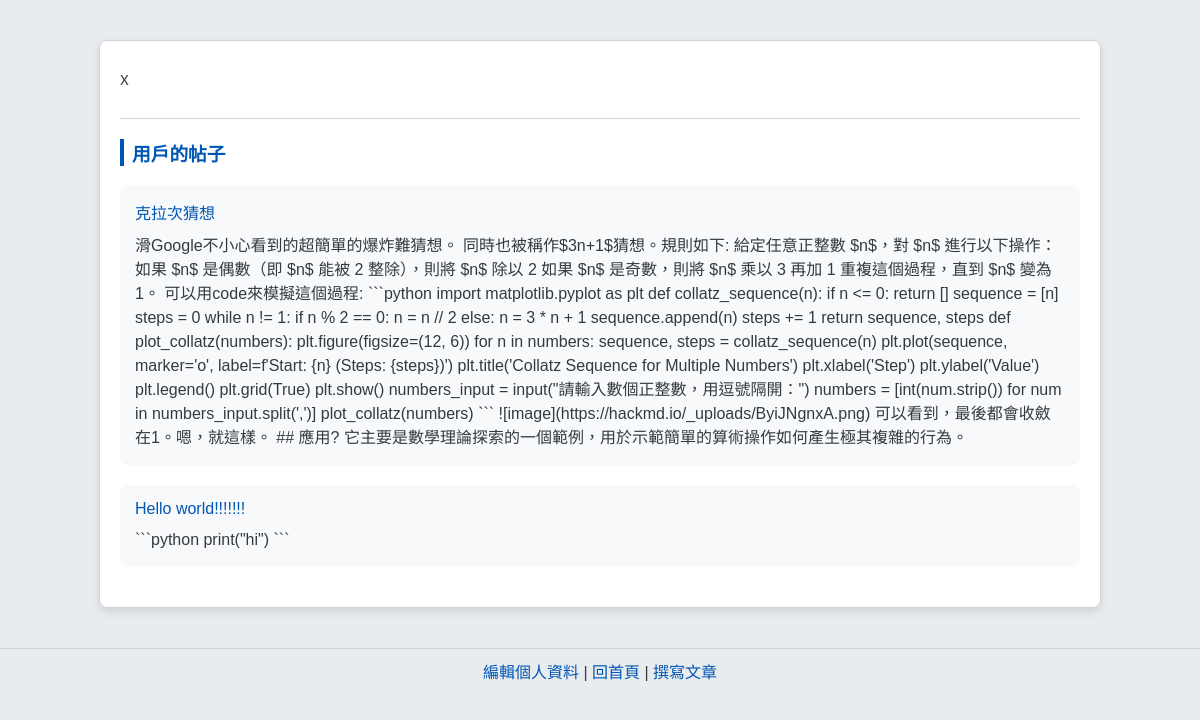
The app's page /profile/1 with its own data.
### tables this page shows
CREATE TABLE posts (
            id INTEGER PRIMARY KEY AUTOINCREMENT,
            user_id INTEGER,
            title TEXT,
            content TEXT,
            created_at DATETIME DEFAULT CURRENT_TIMESTAMP,
            FOREIGN KEY(user_id) REFERENCES users(id)
        );

### app.py (the view)
@app.route('/profile/<int:user_id>')
def profile(user_id):
    conn = get_db_connection()
    post_rows = conn.execute('''
    SELECT p.id, p.title, p.content, p.created_at, u.username
    FROM posts p
    JOIN users u ON p.user_id = u.id
    WHERE p.user_id = ?
    ORDER BY p.created_at DESC
    ''', (user_id,)).fetchall()
    conn.close()
    posts = [dict(post) for post in post_rows]
    db = get_db_connection()
    user_profile = db.execute('SELECT * FROM profiles WHERE user_id = ?', (user_id,)).fetchone()
    db.close()
    if user_profile and user_profile['bio']:
        profile_bio_html = markdown.markdown(user_profile['bio'], extensions=['codehilite', 'fenced_code', 'tables'])
    else:
        profile_bio_html = "No bio available."
    return render_template('profile.html', profile=user_profile, profile_bio_html=profile_bio_html, posts=posts)

### app.py (called while the page is built)
def get_db_connection():
    conn = sqlite3.connect(DATABASE)
    conn.row_factory = sqlite3.Row
    return conn

### logging_setup.py (called while the page is built)
def setup_logging(app):
    @app.before_request
    def log_request_info():
        executor.submit(log_message, f"IP: {request.remote_addr}, URL: {request.url}")

### rate_limiting.py (called while the page is built)
def rate_limit():
    ip = request.remote_addr
    now = time.time()
    if ip not in request_count:
        request_count[ip] = []
    request_count[ip] = [timestamp for timestamp in request_count[ip] if now - timestamp < TIME_WINDOW]
    if len(request_count[ip]) >= RATE_LIMIT:
        return jsonify({"message": "請求過於頻繁，請稍後再試。"}), 429
    request_count[ip].append(now)

### templates/profile.html (shortened to what this page needs)
<!DOCTYPE html>
<html lang="zh-tw">
<head>
</head>
<body>
    <div class="container">
        <div class="profile-header">
            <div class="profile-info">
                <p>{{ profile_bio_html | safe }}</p>
            </div>
        </div>
        <div class="posts">
            <h3>用戶的帖子</h3>
            {% for post in posts %}
            <div class="post-item">
                <h4 class="post-title">{{ post.title }}</h4>
                <p class="post-content">{{ post.content }}</p>
            </div>
            {% else %}
            <p>沒有帖子展示。</p>
            {% endfor %}
        </div>
    </div>
    <footer>
        <a href="{{ url_for('edit_profile', user_id=profile.user_id) }}">編輯個人資料</a> |
        <a href="/index">回首頁</a> |
        <a href="/upload">撰寫文章</a>
    </footer>
</body>
</html>

### templates/profile.html (style rules this page uses)
:root { --primary-color: #0056b3; --secondary-color: #495057; --background-color: #e9ecef; --text-color: #343a40; --container-bg-color: #ffffff; --border-color: #ced4da; --link-hover-color: #00376b; }
body { font-family: 'Noto Sans TC', sans-serif; margin: 0; padding: 0; background-color: var(--background-color); color: var(--text-color); }
.container { max-width: 960px; margin: 40px auto; padding: 20px; background-color: var(--container-bg-color); border: 1px solid var(--border-color); border-radius: 0.5rem; box-shadow: 0 4px 8px rgba(0, 0, 0, 0.1); transition: transform 0.3s ease-in-out; }
.profile-header { display: flex; align-items: center; justify-content: space-between; border-bottom: 1px solid var(--border-color); padding-bottom: 20px; margin-bottom: 20px; }
.profile-info p { margin: 8px 0; color: var(--secondary-color); font-size: 1.1rem; }
.posts h3 { margin-top: 0; color: var(--primary-color); border-left: 4px solid var(--primary-color); padding-left: 8px; }
.post-item { padding: 15px; margin-bottom: 20px; background-color: #f8f9fa; border-radius: 0.5rem; transition: background-color 0.3s ease-in-out; }
.post-title { margin: 0 0 10px; color: var(--primary-color); font-weight: 500; }
.post-content { margin: 0; font-size: 1rem; line-height: 1.5; }
footer { text-align: center; margin-top: 20px; padding: 10px; background-color: var(--background-color); border-top: 1px solid var(--border-color); }
footer a { color: var(--primary-color); text-decoration: none; transition: color 0.2s ease-in-out; }

### records on screen
posts: title "克拉次猜想", content "滑Google不小心看到的超簡單的爆炸難猜想。 同時也被稱作$3n+1$猜想。規則如下: 給定任意正整數 $n$，對 $n$ 進行以下操作： 如果 $n$ 是偶數（即 $n$ 能被 2 整除），則將 $n$ 除以 2 如果 $n$ 是奇數，則將 $n$ 乘以 3 再加 1 重複這個過程，直到 $n$ 變為 1。 可以用code來模擬這個過程: ```python import matplotlib.pyplot as plt def collatz_sequence(n): if n <= 0: return [] sequence = [n] steps = 0 while n != 1: if n % 2 == 0: n = n // 2 else: n = 3 * n + 1 sequence.append(n) steps += 1 return sequence, steps def plot_collatz(numbers): plt.figure(figsize=(12, 6)) for n in numbers: sequence, steps = collatz_sequence(n) plt.plot(sequence, marker='o', label=f'Start: {n} (Steps: {steps})') plt.title('Collatz Sequence for Multiple Numbers') plt.xlabel('Step') plt.ylabel('Value') plt.legend() plt.grid(True)…"
posts: title "Hello world!!!!!!!", content "```python print(\"hi\") ```"

### other values on screen
{{ profile_bio_html | safe }} "x"
